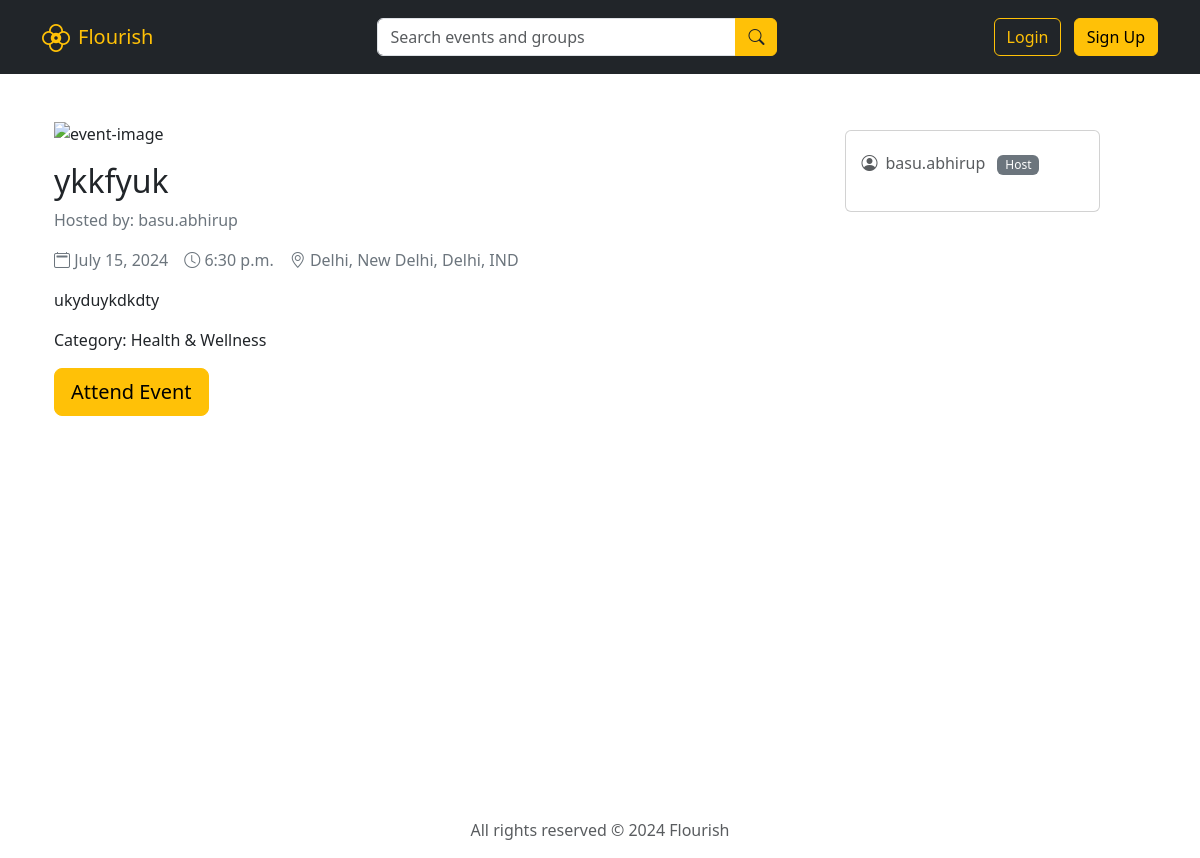
The page /events/15 on the database as committed earlier.
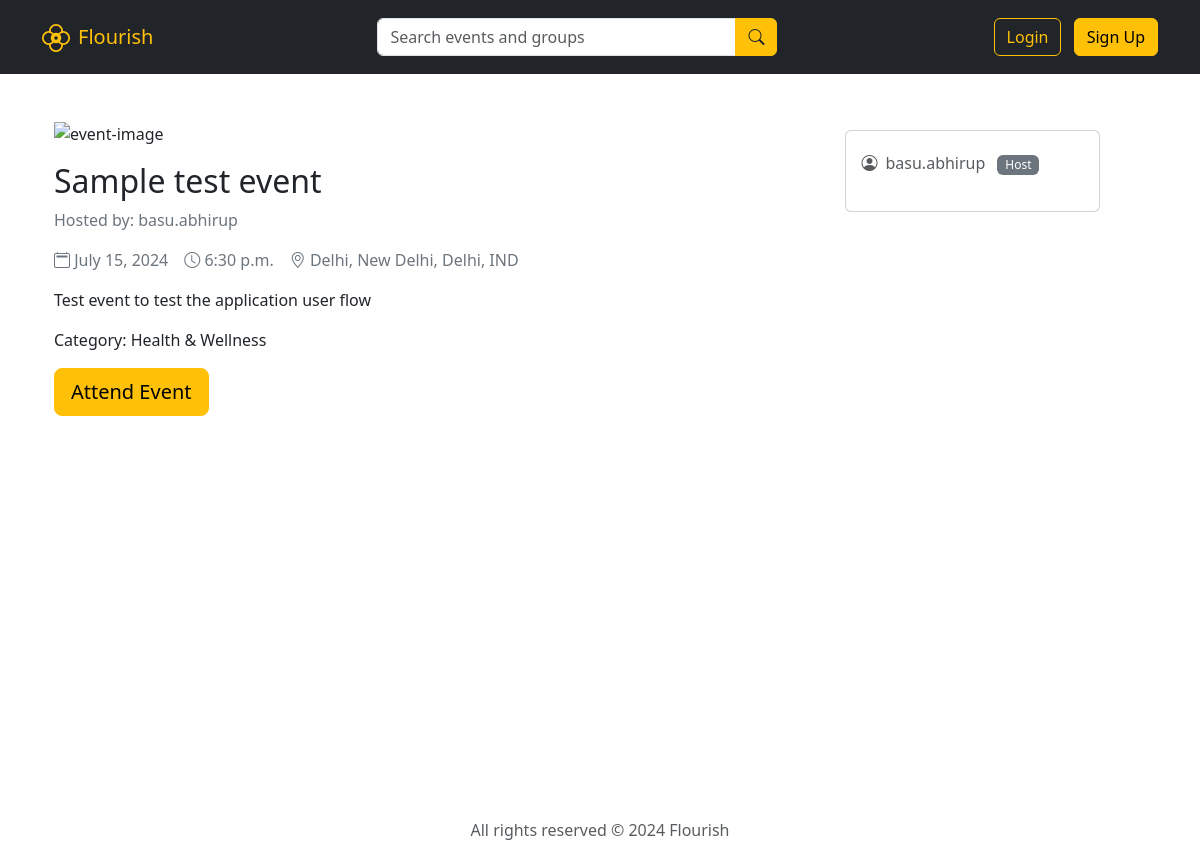
The same page on the database as committed later.
### events/models.py (models this page shows, shortened)
class Event(models.Model):
  title = models.CharField(max_length=200)
  description = models.TextField()
  date = models.DateField()
  time = models.TimeField()
  location = models.CharField(max_length=255)  # geolocations to be later
  category = models.ForeignKey(Category, on_delete=models.CASCADE)
  host = models.ForeignKey(User, on_delete=models.CASCADE, null=True, blank=True, related_name='hosted_events')
  group = models.ForeignKey('Group', on_delete=models.CASCADE, null=True, blank=True, related_name='events')
  capacity = models.PositiveIntegerField(blank=True, null=True)  # Optional
  image = models.TextField(blank=True, null=True)

class Category(models.Model):
  name = models.CharField(max_length=50, unique=True)
  def __str__(self):
    return self.name

### events/views.py (the view)
# urls.py: path("events/<int:event_id>", views.event_detail, name="event_detail"),
def event_detail(request, event_id):
  try:
    event = Event.objects.get(pk=event_id)
    registrations = Registration.objects.filter(event=event)
    registered_users = [registration.user for registration in registrations]
    return render(request, 'events/event_detail.html', {
      'event': event,
      'registered_users': registered_users
      })
  except Event.DoesNotExist:
    return JsonResponse({'error': 'Event not found.'}, status=404)
  except Exception as e:
    return JsonResponse({'error_message': str(e)}, status=500)

### events/templates/events/event_detail.html (shortened to what this page needs)
{% extends "events/layout.html" %}
{% block body %}
<div class="container mt-5">
    <div class="row">
        <div class="col-lg-8">
            {% if event.image %}
            <img src="{{ event.image }}" class="img-fluid mb-3" alt="{{ event.title }}">
            {% else %}
            <img src="https://images.unsplash.com/photo-1442504028989-ab58b5f29a4a?q=80&w=2070&auto=format&fit=crop&ixlib=rb-4.0.3&ixid=M3wxMjA3fDB8MHxwaG90by1wYWdlfHx8fGVufDB8fHx8fA%3D%3D"
                class="cimg-fluid mb-3" alt="event-image" height="400">
            {% endif %}
            <h2>{{ event.title }}</h2>
            {% if not event.group %}
            <p class="text-secondary">Hosted by: {{ event.host }}</p>
            {% else %}
            <p class="text-secondary">Hosted by: {{ event.group }}</p>
            {% endif %}
            <div class="d-flex mb-3 text-secondary">
                <span class="me-3">
                    <i class="bi bi-calendar2"></i> {{ event.date }}
                </span>
                <span class="me-3">
                    <i class="bi bi-clock"></i> {{ event.time }}
                </span>
                <span class="me-3">
                    <i class="bi bi-geo-alt"></i> {{ event.location }}
                </span>
            </div>
            <p>{{ event.description }}</p>
            <div class="mb-3">
                <span class="h6">Category:</span>
                <span class="list-unstyled">
                    {{ event.category }}
                </span>
            </div>
            {% if request.user == event.host %}
            <p class="text-secondary">You're hosting this event!</p>
            {% elif not request.user in registered_users %}
            <button class="btn btn-lg btn-warning mb-4" data-bs-toggle="modal" data-bs-target="#attendEventModal">
                Attend Event
            </button>
            {% else %}
            <p class="text-success">You're already registered for this event.</p>
            {% endif %}
        </div>
        <div class="col-lg-3 mx-auto">
            <div class="card py-3 mt-2">
                <div class="card-body py-1">
                    <div class="row mb-3">
                        <div class="col">
                            <a {% if request.user.is_authenticated %}href="{% url 'profile' event.host %}" {% endif %}
                                class="card-text text-muted"><i class="bi bi-person-circle me-2"></i>{{ event.host }}
                                <span class="ms-2 pb-1 badge text-bg-secondary fw-normal">Host</span>
                            </a>
                        </div>
                    </div>
                </div>
            </div>
        </div>
    </div>
    {% endblock %}

### events/templates/events/layout.html (shortened to what this page needs)
{% load static %}
<!DOCTYPE html>
<html lang="en">
<head>
  <link href="https://cdn.jsdelivr.net/npm/bootstrap@5.3.3/dist/css/bootstrap.min.css" rel="stylesheet"
>
  <link rel="stylesheet" href="https://cdn.jsdelivr.net/npm/bootstrap-icons@1.11.3/font/bootstrap-icons.min.css">
  <link href="{% static 'events/styles.css' %}" rel="stylesheet">
</head>
<body>
  <header class="p-3 bg-dark text-white">
    <div class="container">
      <div class="d-flex flex-wrap align-items-center justify-content-center justify-content-lg-between">
        <a href="/" class="d-flex align-items-center mb-2 mb-lg-0 text-decoration-none">
          <i class="bi bi-flower2 text-warning fs-3"></i>
          <span class="text-warning ms-2 fs-5">Flourish</span>
        </a>
        <form id="search-form" class="col-12 col-lg-auto ms-4 mb-3 mb-lg-0 me-lg-3" style="min-width: 400px;"
          role="search" onsubmit="searchQuery(event)">
          <div class="input-group">
            <input type="text" id="search-query" aria-label="Search" class="form-control" placeholder="Search events and groups">
            <button class="btn btn-warning" type="submit">
              <i class="bi bi-search text-dark"></i>
            </button>
          </div>
        </form>
        <div class="text-end">
          {% if not user.is_authenticated %}
          <button type="button" class="btn btn-outline-warning me-2" data-bs-toggle="modal"
            data-bs-target="#loginModal">Login</button>
          <button type="button" class="btn btn-warning" data-bs-toggle="modal" data-bs-target="#signUpModal">Sign
            Up</button>
          {% endif %}
        </div>
      </div>
    </div>
  </header>
  <main class="container" role="main">
    {% block body %}
    {% endblock %}
  </main>
  <footer class="footer">
    <div class="container text-center my-3">
      <span class="text-muted">All rights reserved © 2024 Flourish</span>
    </div>
  </footer>
</body>
</html>

### events/static/events/styles.css (style rules this page uses)
main { min-height: 85vh; }
a { text-decoration: none; }

Rows that differ between the two databases and show on the page:
changed Event "Delhi, New Delhi, Delhi, IND": title "ykkfyuk" → "Sample test event"; description "ukyduykdkdty" → "Test event to test the application user flow"
